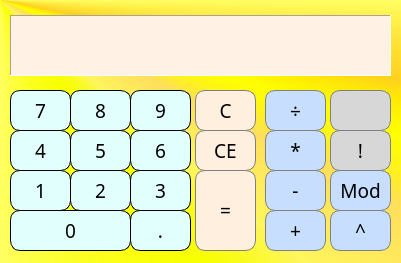
<?xml version="1.0" encoding="UTF-8"?>
<ui version="4.0">
 <class>MainWindow</class>
 <widget class="QMainWindow" name="MainWindow">
  <property name="enabled">
   <bool>true</bool>
  </property>
  <property name="geometry">
   <rect>
    <x>0</x>
    <y>0</y>
    <width>401</width>
    <height>263</height>
   </rect>
  </property>
  <property name="sizePolicy">
   <sizepolicy hsizetype="Fixed" vsizetype="Fixed">
    <horstretch>0</horstretch>
    <verstretch>0</verstretch>
   </sizepolicy>
  </property>
  <property name="maximumSize">
   <size>
    <width>16777215</width>
    <height>16777215</height>
   </size>
  </property>
  <property name="font">
   <font>
    <family>Romantic</family>
    <pointsize>14</pointsize>
    <weight>50</weight>
    <bold>false</bold>
   </font>
  </property>
  <property name="windowTitle">
   <string>Calculator</string>
  </property>
  <property name="windowIcon">
   <iconset resource="imageresources.qrc">
    <normaloff>:/2000px-Calculator_icon.ico</normaloff>:/2000px-Calculator_icon.ico</iconset>
  </property>
  <property name="windowOpacity">
   <double>1.000000000000000</double>
  </property>
  <property name="styleSheet">
   <string notr="true">background-color: qconicalgradient(cx:0, cy:0, angle:135, stop:0 rgba(255, 255, 0, 69), stop:0.375 rgba(255, 255, 0, 69), stop:0.423533 rgba(251, 255, 0, 145), stop:0.45 rgba(247, 255, 0, 208), stop:0.477581 rgba(255, 244, 71, 130), stop:0.518717 rgba(255, 218, 71, 130), stop:0.55 rgba(255, 255, 0, 255), stop:0.57754 rgba(255, 203, 0, 130), stop:0.625 rgba(255, 255, 0, 69), stop:1 rgba(255, 255, 0, 69));</string>
  </property>
  <widget class="QWidget" name="centralWidget">
   <widget class="QLabel" name="labInput">
    <property name="geometry">
     <rect>
      <x>10</x>
      <y>15</y>
      <width>381</width>
      <height>61</height>
     </rect>
    </property>
    <property name="font">
     <font>
      <family>Romantic</family>
      <pointsize>14</pointsize>
     </font>
    </property>
    <property name="styleSheet">
     <string notr="true">QLabel {
 background-color :rgb(255, 242, 228);
 }

</string>
    </property>
    <property name="frameShape">
     <enum>QFrame::Panel</enum>
    </property>
    <property name="frameShadow">
     <enum>QFrame::Sunken</enum>
    </property>
    <property name="lineWidth">
     <number>1</number>
    </property>
    <property name="midLineWidth">
     <number>1</number>
    </property>
    <property name="text">
     <string/>
    </property>
    <property name="scaledContents">
     <bool>true</bool>
    </property>
    <property name="alignment">
     <set>Qt::AlignRight|Qt::AlignTrailing|Qt::AlignVCenter</set>
    </property>
    <property name="margin">
     <number>2</number>
    </property>
   </widget>
   <widget class="QPushButton" name="pshbtn1">
    <property name="geometry">
     <rect>
      <x>10</x>
      <y>170</y>
      <width>61</width>
      <height>41</height>
     </rect>
    </property>
    <property name="font">
     <font>
      <family>Segoe Script</family>
      <pointsize>14</pointsize>
      <weight>50</weight>
      <bold>false</bold>
     </font>
    </property>
    <property name="styleSheet">
     <string notr="true">QPushButton {
  background-color:rgb(225, 255, 253);
  border: 1px solid black;
  border-radius: 10px;
}
QPushButton:pressed {
    background-color: qlineargradient(x1: 0, y1: 0, x2: 0, y2: 1,
                                      stop: 0 #ffffff, stop: 1 #55ff00);
}</string>
    </property>
    <property name="text">
     <string>1</string>
    </property>
    <property name="shortcut">
     <string>1</string>
    </property>
   </widget>
   <widget class="QPushButton" name="pshbtn2">
    <property name="geometry">
     <rect>
      <x>70</x>
      <y>170</y>
      <width>61</width>
      <height>41</height>
     </rect>
    </property>
    <property name="font">
     <font>
      <family>Segoe Script</family>
      <pointsize>14</pointsize>
      <weight>50</weight>
      <bold>false</bold>
     </font>
    </property>
    <property name="styleSheet">
     <string notr="true">QPushButton {
  background-color:rgb(225, 255, 253);
  border: 1px solid black;
  border-radius: 10px;
}
QPushButton:pressed {
    background-color: qlineargradient(x1: 0, y1: 0, x2: 0, y2: 1,
                                      stop: 0 #ffffff, stop: 1 #55ff00);
}</string>
    </property>
    <property name="text">
     <string>2</string>
    </property>
    <property name="shortcut">
     <string>2</string>
    </property>
   </widget>
   <widget class="QPushButton" name="pshbtn3">
    <property name="geometry">
     <rect>
      <x>130</x>
      <y>170</y>
      <width>61</width>
      <height>41</height>
     </rect>
    </property>
    <property name="font">
     <font>
      <family>Segoe Script</family>
      <pointsize>14</pointsize>
      <weight>50</weight>
      <bold>false</bold>
     </font>
    </property>
    <property name="styleSheet">
     <string notr="true">QPushButton {
  background-color:rgb(225, 255, 253);
  border: 1px solid black;
  border-radius: 10px;
}
QPushButton:pressed {
    background-color: qlineargradient(x1: 0, y1: 0, x2: 0, y2: 1,
                                      stop: 0 #ffffff, stop: 1 #55ff00);
}</string>
    </property>
    <property name="text">
     <string>3</string>
    </property>
    <property name="shortcut">
     <string>3</string>
    </property>
   </widget>
   <widget class="QPushButton" name="pshbtn5">
    <property name="geometry">
     <rect>
      <x>70</x>
      <y>130</y>
      <width>61</width>
      <height>41</height>
     </rect>
    </property>
    <property name="font">
     <font>
      <family>Segoe Script</family>
      <pointsize>14</pointsize>
      <weight>50</weight>
      <bold>false</bold>
     </font>
    </property>
    <property name="styleSheet">
     <string notr="true">QPushButton {
  background-color:rgb(225, 255, 253);
  border: 1px solid black;
  border-radius: 10px;
}
QPushButton:pressed {
    background-color: qlineargradient(x1: 0, y1: 0, x2: 0, y2: 1,
                                      stop: 0 #ffffff, stop: 1 #55ff00);
}</string>
    </property>
    <property name="text">
     <string>5</string>
    </property>
    <property name="shortcut">
     <string>5</string>
    </property>
   </widget>
   <widget class="QPushButton" name="pshbtn4">
    <property name="geometry">
     <rect>
      <x>10</x>
      <y>130</y>
      <width>61</width>
      <height>41</height>
     </rect>
    </property>
    <property name="font">
     <font>
      <family>Segoe Script</family>
      <pointsize>14</pointsize>
      <weight>50</weight>
      <bold>false</bold>
     </font>
    </property>
    <property name="styleSheet">
     <string notr="true">QPushButton {
  background-color:rgb(225, 255, 253);
  border: 1px solid black;
  border-radius: 10px;
}
QPushButton:pressed {
    background-color: qlineargradient(x1: 0, y1: 0, x2: 0, y2: 1,
                                      stop: 0 #ffffff, stop: 1 #55ff00);
}</string>
    </property>
    <property name="text">
     <string>4</string>
    </property>
    <property name="shortcut">
     <string>4</string>
    </property>
   </widget>
   <widget class="QPushButton" name="pshbtn6">
    <property name="geometry">
     <rect>
      <x>130</x>
      <y>130</y>
      <width>61</width>
      <height>41</height>
     </rect>
    </property>
    <property name="font">
     <font>
      <family>Segoe Script</family>
      <pointsize>14</pointsize>
      <weight>50</weight>
      <bold>false</bold>
     </font>
    </property>
    <property name="styleSheet">
     <string notr="true">QPushButton {
  background-color:rgb(225, 255, 253);
  border: 1px solid black;
  border-radius: 10px;
}
QPushButton:pressed {
    background-color: qlineargradient(x1: 0, y1: 0, x2: 0, y2: 1,
                                      stop: 0 #ffffff, stop: 1 #55ff00);
}</string>
    </property>
    <property name="text">
     <string>6</string>
    </property>
    <property name="shortcut">
     <string>6</string>
    </property>
   </widget>
   <widget class="QPushButton" name="pshbtn8">
    <property name="geometry">
     <rect>
      <x>70</x>
      <y>90</y>
      <width>61</width>
      <height>41</height>
     </rect>
    </property>
    <property name="font">
     <font>
      <family>Segoe Script</family>
      <pointsize>14</pointsize>
      <weight>50</weight>
      <bold>false</bold>
     </font>
    </property>
    <property name="styleSheet">
     <string notr="true">QPushButton {
  background-color:rgb(225, 255, 253);
  border: 1px solid black;
  border-radius: 10px;
}
QPushButton:pressed {
    background-color: qlineargradient(x1: 0, y1: 0, x2: 0, y2: 1,
                                      stop: 0 #ffffff, stop: 1 #55ff00);
}</string>
    </property>
    <property name="text">
     <string>8</string>
    </property>
    <property name="shortcut">
     <string>8</string>
    </property>
   </widget>
   <widget class="QPushButton" name="pshbtn7">
    <property name="geometry">
     <rect>
      <x>10</x>
      <y>90</y>
      <width>61</width>
      <height>41</height>
     </rect>
    </property>
    <property name="font">
     <font>
      <family>Segoe Script</family>
      <pointsize>14</pointsize>
      <weight>50</weight>
      <bold>false</bold>
     </font>
    </property>
    <property name="styleSheet">
     <string notr="true">QPushButton {
  background-color:rgb(225, 255, 253);
  border: 1px solid black;
  border-radius: 10px;
}
QPushButton:pressed {
    background-color: qlineargradient(x1: 0, y1: 0, x2: 0, y2: 1,
                                      stop: 0 #ffffff, stop: 1 #55ff00);
}</string>
    </property>
    <property name="text">
     <string>7</string>
    </property>
    <property name="shortcut">
     <string>7</string>
    </property>
   </widget>
   <widget class="QPushButton" name="pshbtn9">
    <property name="geometry">
     <rect>
      <x>130</x>
      <y>90</y>
      <width>61</width>
      <height>41</height>
     </rect>
    </property>
    <property name="font">
     <font>
      <family>Segoe Script</family>
      <pointsize>14</pointsize>
      <weight>50</weight>
      <bold>false</bold>
     </font>
    </property>
    <property name="styleSheet">
     <string notr="true">QPushButton {
  background-color:rgb(225, 255, 253);
  border: 1px solid black;
  border-radius: 10px;
}
QPushButton:pressed {
    background-color: qlineargradient(x1: 0, y1: 0, x2: 0, y2: 1,
                                      stop: 0 #ffffff, stop: 1 #55ff00);
}</string>
    </property>
    <property name="text">
     <string>9</string>
    </property>
    <property name="shortcut">
     <string>9</string>
    </property>
   </widget>
   <widget class="QPushButton" name="pshbtn0">
    <property name="geometry">
     <rect>
      <x>10</x>
      <y>210</y>
      <width>121</width>
      <height>41</height>
     </rect>
    </property>
    <property name="font">
     <font>
      <family>Segoe Script</family>
      <pointsize>14</pointsize>
      <weight>50</weight>
      <bold>false</bold>
     </font>
    </property>
    <property name="styleSheet">
     <string notr="true">QPushButton {
  background-color:rgb(225, 255, 253);
  border: 1px solid black;
  border-radius: 10px;
}
QPushButton:pressed {
    background-color: qlineargradient(x1: 0, y1: 0, x2: 0, y2: 1,
                                      stop: 0 #ffffff, stop: 1 #55ff00);
}

</string>
    </property>
    <property name="text">
     <string>0</string>
    </property>
    <property name="shortcut">
     <string>0</string>
    </property>
   </widget>
   <widget class="QPushButton" name="pshbtnComma">
    <property name="geometry">
     <rect>
      <x>130</x>
      <y>210</y>
      <width>61</width>
      <height>41</height>
     </rect>
    </property>
    <property name="font">
     <font>
      <family>Segoe Script</family>
      <pointsize>14</pointsize>
      <weight>50</weight>
      <bold>false</bold>
     </font>
    </property>
    <property name="styleSheet">
     <string>QPushButton {
  background-color:rgb(225, 255, 253);
  border: 1px solid black;
  border-radius: 10px;
}
QPushButton:pressed {
    background-color: qlineargradient(x1: 0, y1: 0, x2: 0, y2: 1,
                                      stop: 0 #ffffff, stop: 1 #55ff00);
}</string>
    </property>
    <property name="text">
     <string>.</string>
    </property>
    <property name="shortcut">
     <string>.</string>
    </property>
   </widget>
   <widget class="QPushButton" name="pshbtnCalculate">
    <property name="geometry">
     <rect>
      <x>195</x>
      <y>170</y>
      <width>61</width>
      <height>81</height>
     </rect>
    </property>
    <property name="font">
     <font>
      <family>Segoe Script</family>
      <pointsize>14</pointsize>
      <weight>50</weight>
      <bold>false</bold>
     </font>
    </property>
    <property name="styleSheet">
     <string notr="true">QPushButton {
  background-color:rgb(255, 239, 222);
  border: 1px solid gray;
  border-radius: 10px;
}
QPushButton:pressed {
    background-color: qlineargradient(x1: 0, y1: 0, x2: 0, y2: 1,
                                      stop: 0 #ffffff, stop: 1 #55ff00);
}</string>
    </property>
    <property name="text">
     <string>=</string>
    </property>
    <property name="shortcut">
     <string>Enter</string>
    </property>
   </widget>
   <widget class="QPushButton" name="pshbtnAdditiveOperator">
    <property name="geometry">
     <rect>
      <x>265</x>
      <y>210</y>
      <width>61</width>
      <height>41</height>
     </rect>
    </property>
    <property name="font">
     <font>
      <family>Segoe Script</family>
      <pointsize>14</pointsize>
      <weight>50</weight>
      <bold>false</bold>
     </font>
    </property>
    <property name="styleSheet">
     <string notr="true">QPushButton {
  background-color: rgb(199, 222, 255);
  border: 1px solid gray;
  border-radius: 10px;
}
QPushButton:pressed {
    background-color: qlineargradient(x1: 0, y1: 0, x2: 0, y2: 1,
                                      stop: 0 #ffffff, stop: 1 #55ff00);
}</string>
    </property>
    <property name="text">
     <string>+</string>
    </property>
    <property name="shortcut">
     <string>+</string>
    </property>
   </widget>
   <widget class="QPushButton" name="pshbtnSubstractiveOperator">
    <property name="geometry">
     <rect>
      <x>265</x>
      <y>170</y>
      <width>61</width>
      <height>41</height>
     </rect>
    </property>
    <property name="font">
     <font>
      <family>Segoe Script</family>
      <pointsize>14</pointsize>
      <weight>50</weight>
      <bold>false</bold>
     </font>
    </property>
    <property name="styleSheet">
     <string notr="true">QPushButton {
  background-color: rgb(199, 222, 255);
  border: 1px solid gray;
  border-radius: 10px;
}
QPushButton:pressed {
    background-color: qlineargradient(x1: 0, y1: 0, x2: 0, y2: 1,
                                      stop: 0 #ffffff, stop: 1 #55ff00);
}</string>
    </property>
    <property name="text">
     <string>-</string>
    </property>
    <property name="shortcut">
     <string>-</string>
    </property>
   </widget>
   <widget class="QPushButton" name="pshbtnMultiplicativeOperator">
    <property name="geometry">
     <rect>
      <x>265</x>
      <y>130</y>
      <width>61</width>
      <height>41</height>
     </rect>
    </property>
    <property name="font">
     <font>
      <family>Segoe Script</family>
      <pointsize>14</pointsize>
      <weight>50</weight>
      <bold>false</bold>
     </font>
    </property>
    <property name="styleSheet">
     <string notr="true">QPushButton {
  background-color: rgb(199, 222, 255);
  border: 1px solid gray;
  border-radius: 10px;
}
QPushButton:pressed {
    background-color: qlineargradient(x1: 0, y1: 0, x2: 0, y2: 1,
                                      stop: 0 #ffffff, stop: 1 #55ff00);
}</string>
    </property>
    <property name="text">
     <string>*</string>
    </property>
    <property name="shortcut">
     <string>*</string>
    </property>
   </widget>
   <widget class="QPushButton" name="pshbtnSQRT">
    <property name="geometry">
     <rect>
      <x>330</x>
      <y>90</y>
      <width>61</width>
      <height>41</height>
     </rect>
    </property>
    <property name="font">
     <font>
      <family>Segoe Script</family>
      <pointsize>14</pointsize>
      <weight>50</weight>
      <bold>false</bold>
     </font>
    </property>
    <property name="toolTip">
     <string>SQRT</string>
    </property>
    <property name="styleSheet">
     <string notr="true">QPushButton {
  background-color: rgb(215, 215, 215);
  border: 1px solid gray;
  border-radius: 10px;
}
QPushButton:pressed {
    background-color: qlineargradient(x1: 0, y1: 0, x2: 0, y2: 1,
                                      stop: 0 #ffffff, stop: 1 #55ff00);
}
QToolTip { color: black; background-color: white; border: none; }</string>
    </property>
    <property name="text">
     <string/>
    </property>
    <property name="icon">
     <iconset resource="imageresources.qrc">
      <normaloff>:/sqrt.png</normaloff>:/sqrt.png</iconset>
    </property>
   </widget>
   <widget class="QPushButton" name="pshbtnDivideOperator">
    <property name="geometry">
     <rect>
      <x>265</x>
      <y>90</y>
      <width>61</width>
      <height>41</height>
     </rect>
    </property>
    <property name="font">
     <font>
      <family>Segoe Script</family>
      <pointsize>14</pointsize>
      <weight>50</weight>
      <bold>false</bold>
     </font>
    </property>
    <property name="styleSheet">
     <string notr="true">QPushButton {
  background-color: rgb(199, 222, 255);
  border: 1px solid gray;
  border-radius: 10px;
}
QPushButton:pressed {
    background-color: qlineargradient(x1: 0, y1: 0, x2: 0, y2: 1,
                                      stop: 0 #ffffff, stop: 1 #55ff00);
}</string>
    </property>
    <property name="text">
     <string>÷</string>
    </property>
    <property name="shortcut">
     <string>/</string>
    </property>
   </widget>
   <widget class="QPushButton" name="pshbtnPowerOperator">
    <property name="geometry">
     <rect>
      <x>330</x>
      <y>210</y>
      <width>61</width>
      <height>41</height>
     </rect>
    </property>
    <property name="font">
     <font>
      <family>Segoe Script</family>
      <pointsize>14</pointsize>
      <weight>50</weight>
      <bold>false</bold>
     </font>
    </property>
    <property name="styleSheet">
     <string notr="true">QPushButton {
  background-color: rgb(199, 222, 255);
  border: 1px solid gray;
  border-radius: 10px;
}
QPushButton:pressed {
    background-color: qlineargradient(x1: 0, y1: 0, x2: 0, y2: 1,
                                      stop: 0 #ffffff, stop: 1 #55ff00);
}</string>
    </property>
    <property name="text">
     <string>^</string>
    </property>
    <property name="shortcut">
     <string>^</string>
    </property>
   </widget>
   <widget class="QPushButton" name="pshbtnFactorial">
    <property name="geometry">
     <rect>
      <x>330</x>
      <y>130</y>
      <width>61</width>
      <height>41</height>
     </rect>
    </property>
    <property name="font">
     <font>
      <family>Segoe Script</family>
      <pointsize>14</pointsize>
      <weight>50</weight>
      <bold>false</bold>
     </font>
    </property>
    <property name="toolTip">
     <string>Factorial</string>
    </property>
    <property name="styleSheet">
     <string notr="true">QPushButton {
  background-color: rgb(215, 215, 215);
  border: 1px solid gray;
  border-radius: 10px;
}
QPushButton:pressed {
    background-color: qlineargradient(x1: 0, y1: 0, x2: 0, y2: 1,
                                      stop: 0 #ffffff, stop: 1 #55ff00);
}
QToolTip { color: black; background-color: white; border: none; }</string>
    </property>
    <property name="text">
     <string>!</string>
    </property>
   </widget>
   <widget class="QPushButton" name="pshbtnModulo">
    <property name="geometry">
     <rect>
      <x>330</x>
      <y>170</y>
      <width>61</width>
      <height>41</height>
     </rect>
    </property>
    <property name="font">
     <font>
      <family>Segoe Script</family>
      <pointsize>14</pointsize>
      <weight>50</weight>
      <bold>false</bold>
     </font>
    </property>
    <property name="toolTip">
     <string>Modulo</string>
    </property>
    <property name="styleSheet">
     <string notr="true">QPushButton {
  background-color: rgb(199, 222, 255);
  border: 1px solid gray;
  border-radius: 10px;
}
QPushButton:pressed {
    background-color: qlineargradient(x1: 0, y1: 0, x2: 0, y2: 1,
                                      stop: 0 #ffffff, stop: 1 #55ff00);
}
QToolTip { color: black; background-color: white; border: none; }</string>
    </property>
    <property name="text">
     <string>Mod</string>
    </property>
   </widget>
   <widget class="QPushButton" name="pshbtnClear">
    <property name="geometry">
     <rect>
      <x>195</x>
      <y>130</y>
      <width>61</width>
      <height>41</height>
     </rect>
    </property>
    <property name="font">
     <font>
      <family>Segoe Script</family>
      <pointsize>14</pointsize>
      <weight>50</weight>
      <bold>false</bold>
     </font>
    </property>
    <property name="styleSheet">
     <string notr="true">QPushButton {
  background-color:rgb(255, 239, 222);
  border: 1px solid gray;
  border-radius: 10px;
}
QPushButton:pressed {
    background-color: qlineargradient(x1: 0, y1: 0, x2: 0, y2: 1,
                                      stop: 0 #ffffff, stop: 1 #ff4e42);
}</string>
    </property>
    <property name="text">
     <string>CE</string>
    </property>
   </widget>
   <widget class="QPushButton" name="pshbtnDelete">
    <property name="geometry">
     <rect>
      <x>195</x>
      <y>90</y>
      <width>61</width>
      <height>41</height>
     </rect>
    </property>
    <property name="font">
     <font>
      <family>Segoe Script</family>
      <pointsize>14</pointsize>
      <weight>50</weight>
      <bold>false</bold>
     </font>
    </property>
    <property name="styleSheet">
     <string notr="true">QPushButton {
  background-color:rgb(255, 239, 222);
  border: 1px solid gray;
  border-radius: 10px;
}
QPushButton:pressed {
    background-color: qlineargradient(x1: 0, y1: 0, x2: 0, y2: 1,
                                      stop: 0 #ffffff, stop: 1 #ff4e42);
}</string>
    </property>
    <property name="text">
     <string>C</string>
    </property>
    <property name="shortcut">
     <string>Backspace</string>
    </property>
   </widget>
   <widget class="QLabel" name="labOperator">
    <property name="geometry">
     <rect>
      <x>20</x>
      <y>20</y>
      <width>361</width>
      <height>16</height>
     </rect>
    </property>
    <property name="font">
     <font>
      <weight>50</weight>
      <bold>false</bold>
     </font>
    </property>
    <property name="styleSheet">
     <string notr="true">QLabel {
 background-color :rgb(255, 242, 228);
 }

</string>
    </property>
    <property name="text">
     <string/>
    </property>
    <property name="alignment">
     <set>Qt::AlignRight|Qt::AlignTrailing|Qt::AlignVCenter</set>
    </property>
   </widget>
   <zorder>pshbtn1</zorder>
   <zorder>pshbtn2</zorder>
   <zorder>pshbtn3</zorder>
   <zorder>pshbtn5</zorder>
   <zorder>pshbtn4</zorder>
   <zorder>pshbtn6</zorder>
   <zorder>pshbtn8</zorder>
   <zorder>pshbtn7</zorder>
   <zorder>pshbtn9</zorder>
   <zorder>pshbtn0</zorder>
   <zorder>pshbtnComma</zorder>
   <zorder>pshbtnCalculate</zorder>
   <zorder>pshbtnAdditiveOperator</zorder>
   <zorder>pshbtnSubstractiveOperator</zorder>
   <zorder>pshbtnMultiplicativeOperator</zorder>
   <zorder>pshbtnDivideOperator</zorder>
   <zorder>pshbtnPowerOperator</zorder>
   <zorder>labInput</zorder>
   <zorder>pshbtnSQRT</zorder>
   <zorder>pshbtnFactorial</zorder>
   <zorder>pshbtnModulo</zorder>
   <zorder>pshbtnClear</zorder>
   <zorder>pshbtnDelete</zorder>
   <zorder>labOperator</zorder>
  </widget>
 </widget>
 <layoutdefault spacing="6" margin="11"/>
 <resources>
  <include location="imageresources.qrc"/>
 </resources>
 <connections>
  <connection>
   <sender>pshbtnClear</sender>
   <signal>clicked()</signal>
   <receiver>labInput</receiver>
   <slot>clear()</slot>
   <hints>
    <hint type="sourcelabel">
     <x>227</x>
     <y>147</y>
    </hint>
    <hint type="destinationlabel">
     <x>248</x>
     <y>58</y>
    </hint>
   </hints>
  </connection>
 </connections>
</ui>
